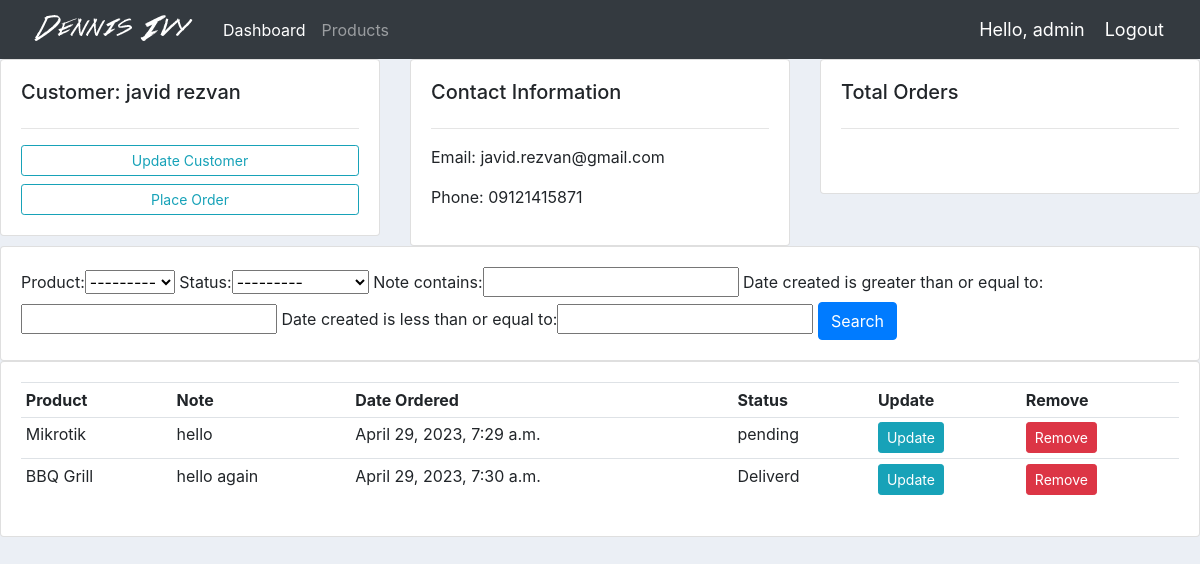
Screenshot of /customer/4/ (signed in) with the database file from the repository.
### accounts/models.py (models this page shows, shortened)
class Customer(models.Model):
    user=models.OneToOneField(User,null=True,blank=True,on_delete=models.CASCADE)
    name=models.CharField(max_length=200,null=True)
    phone=models.CharField(max_length=200,null=True)
    email=models.CharField(max_length=200,null=True)
    profile_pic=models.ImageField(null=True,blank=True,default='profile1.png')
    date_created=models.DateTimeField(auto_now_add=True,null=True)

class Order(models.Model):
    STATUS = (
            ('pending','pending'),
            ('out for delivery','out for delivery'),
            ('Deliverd','Deliverd'),
        )
    customer=models.ForeignKey(Customer,null=True,on_delete=models.SET_NULL)
    product=models.ForeignKey(Product,null=True,on_delete=models.SET_NULL)
    date_created=models.DateTimeField(auto_now_add=True,null=True)
    status=models.CharField(max_length=200,null=True,choices=STATUS)
    note=models.CharField(max_length=1000,null=True)

class Product(models.Model):
    CATEGORY = (
            ('Indoor','Indoor'),
            ('Out Door','Out Door'),
        )
    name=models.CharField(max_length=200,null=True)
    price=models.FloatField(null=True)
    category=models.CharField(max_length=200,null=True,choices=CATEGORY)
    description=models.CharField(max_length=200,null=True,blank=True)
    date_created=models.DateTimeField(auto_now_add=True,null=True)
    tags=models.ManyToManyField(Tag)
    def __str__(self):
        return self.name

### accounts/decorators.py (the view)
        def wrapper_func(request,*args,**kwargs):
            group=None
            if request.user.groups.exists():
                group=request.user.groups.all()[0].name
            if group in allowed_roles:
                return view_func(request,*args,**kwargs)
            else:
                return HttpResponse('you are not authorized to view this page')

### accounts/views.py (called while the page is built)
@login_required(login_url='login')
@allowed_users(allowed_roles=['admin'])
def customer(request,pk):
    customer=Customer.objects.get(id=pk)
    orders=customer.order_set.all()
    myFilter=OrderFilter(request.GET,queryset=orders)
    orders=myFilter.qs
    context={'customer':customer,'orders':orders,'myFilter':myFilter}
    return render(request,'accounts/customer.html',context)

### Requirements/CMS-DennisIvy-master/accounts/templates/accounts/customer.html
{% extends 'accounts/main.html' %}
{% block content %}
<div class="row">
    <div class="col-md">
        <div class="card card-body">
            <h5>Customer: {{ customer.name }}</h5>
            <hr>
            <a href="" class="btn btn-outline-info btn-sm btn-block">Update Customer</a>
            <a href="{% url 'create_order' customer.id %}" class="btn btn-outline-info btn-sm btn-block">Place Order</a>
        </div>
    </div>
    <div class="col-md">
        <div class="card card-body">
            <h5>Contact Information</h5>
            <hr>
            <p>Email: {{ customer.email }}</p>
            <p>Phone: {{ customer.phone }}</p>
        </div>
    </div>
    <div class="col-md">
        <div class="card card-body">
            <h5>Total Orders</h5>
            <hr>
            <h1 style="text-align:center; padding:10px">{{ order_count }}</h1>
        </div>
    </div>
</div>
<div class="row">
    <div class="col">
        <div class="card card-body">
            <form method="get">
                {{ myFilter.form }}
                <button class="btn btn-primary" type="submit">Search</button>
            </form>
        </div>
    </div>
</div>
<div class="row">
    <div class="col-md">
        <div class="card card-body">
            <table class="table table-sm">
                <tr>
                    <th>Product</th>
                    <th>Note</th>
                    <th>Date Ordered</th>
                    <th>Status</th>
                    <th>Update</th>
                    <th>Remove</th>
                </tr>
                {% for order in orders %}
                <tr>
                    <td>{{ order.product }}</td>
                    <td>{{ order.note }}</td>
                    <td>{{ order.date_created }}</td>
                    <td>{{ order.status }}</td>
                    <td>
                        <a class="btn btn-sm btn-info" href="{% url 'update_order' order.id %}">Update</a>
                    </td>
                    <td>
                        <a class="btn btn-sm btn-danger" href="{% url 'delete_order' order.id %}">Remove</a>
                </tr>
                {% endfor %}
            </table>
        </div>
    </div>
</div>
{% endblock %}

### Requirements/CMS-DennisIvy-master/accounts/templates/accounts/navbar.html (shortened to what this page needs)
{% load static %}
<nav class="navbar navbar-expand-lg navbar-dark bg-dark">
	<img src="{% static 'images/logo.png' %}">
	<div class="collapse navbar-collapse" id="navbarNav">
		<ul class="navbar-nav">
			{% if request.user.is_staff %}
			<li class="nav-item active">
				<a class="nav-link" href="{% url 'home' %}">Dashboard</a>
			</li>
			<li class="nav-item">
				<a class="nav-link" href="{% url 'products' %}">Products</a>
			</li>
			{% else %}
			<li class="nav-item">
				<a class="nav-link" href="{% url 'account' %}">Settings</a>
			</li>
			{% endif %}
		</ul>
	</div>
	<span class="hello-msg">Hello, {{request.user}}</span>
	<span><a class="hello-msg" href="{% url 'logout' %}">Logout</a></span>
</nav>

### static/css/main.css (style rules this page uses)
body { background-color: #ebeff5; }

### Requirements/CMS-DennisIvy-master/accounts/templates/accounts/navbar.html (style rules this page uses)
.hello-msg { font-size: 18px; color: #fff; margin-right: 20px; }

### rows the page displays
Customer: name "javid rezvan", email "javid.rezvan@gmail.com", phone "09121415871"
Order: product "Mikrotik", note "hello", date_created "April 29, 2023, 7:29 a.m.", status "pending"
Order: product "BBQ Grill", note "hello again", date_created "April 29, 2023, 7:30 a.m.", status "Deliverd"

### other values shown
{{ request.user }} "admin"
